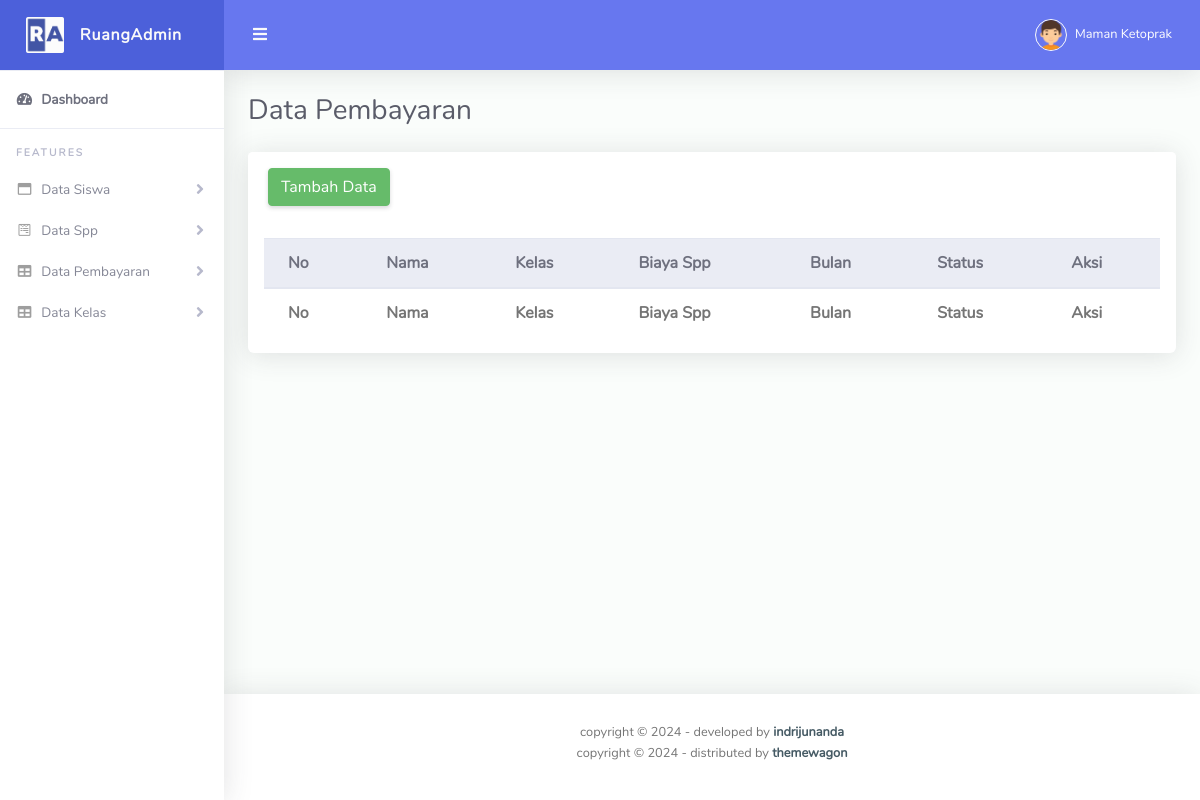
/admin/pembayaran.php (signed in), run on an earlier commit of the app's database.
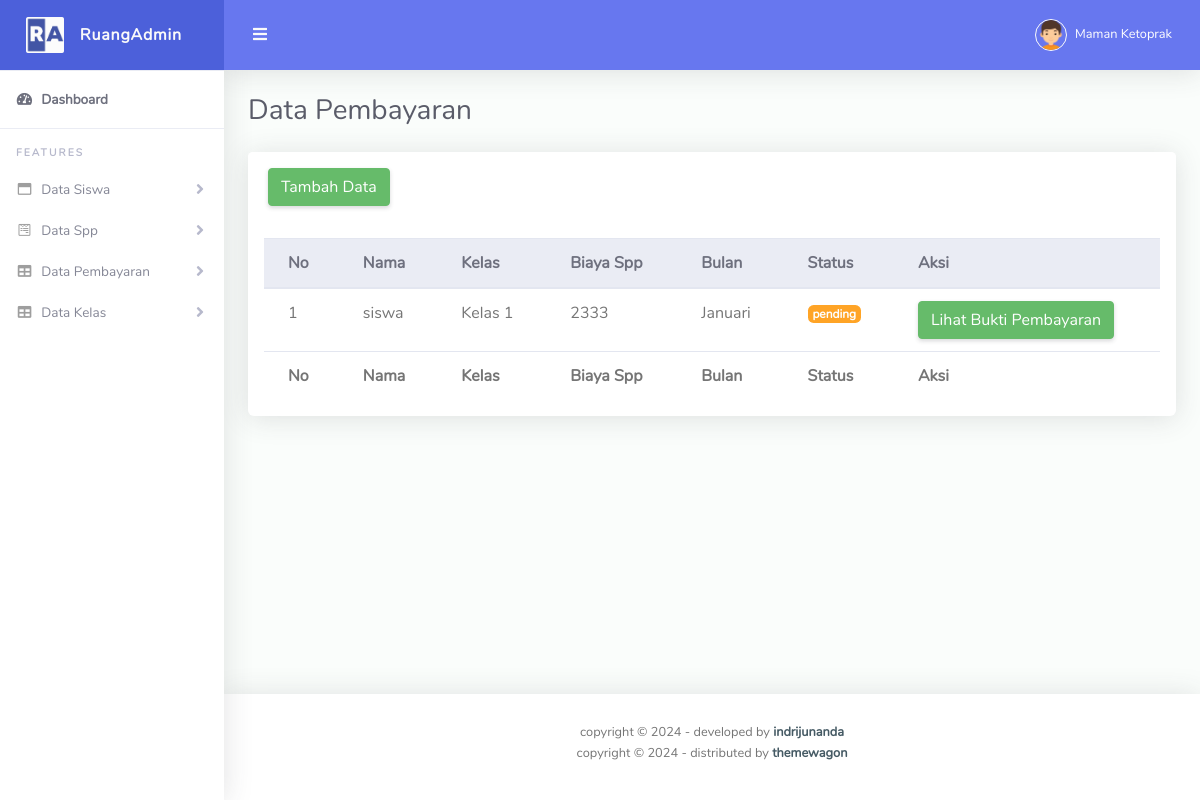
And on a later commit of the database.
### tables this page shows
CREATE TABLE `pembayaran_221043` (
  `id_221043` int(11) NOT NULL,
  `siswa_id_221043` int(11) DEFAULT NULL,
  `spp_id_221043` int(11) DEFAULT NULL,
  `tanggal_bayar_221043` date DEFAULT NULL,
  `bukti_pembayaran_221043` varchar(255) DEFAULT NULL,
  `bulan_221043` varchar(255) NOT NULL,
  `status_221043` enum('pending','lunas') DEFAULT 'pending'
);

CREATE TABLE `siswa_221043` (
  `id_221043` int(11) NOT NULL,
  `nama_221043` varchar(255) NOT NULL,
  `username_221043` varchar(255) NOT NULL,
  `id_kelas_221043` int(11) NOT NULL,
  `alamat_221043` text DEFAULT NULL,
  `orangtua_id_221043` int(11) DEFAULT NULL,
  `password_221043` varchar(255) NOT NULL
);

CREATE TABLE `kelas_221043` (
  `id_221043` int(11) NOT NULL,
  `kelas_221043` varchar(255) NOT NULL
);

CREATE TABLE `spp_221043` (
  `id_221043` int(11) NOT NULL,
  `id_kelas_221043` int(11) NOT NULL,
  `biaya_221043` decimal(10,0) NOT NULL
);

### admin/pembayaran.php (the view, shortened to what the changed rows need)
<?php
include '../koneksi.php';
?>
<!DOCTYPE html>
<html lang="en">
<head>
  <link href="../assets/vendor/fontawesome-free/css/all.min.css" rel="stylesheet" type="text/css">
  <link href="../assets/vendor/bootstrap/css/bootstrap.min.css" rel="stylesheet" type="text/css">
  <link href="../assets/css/ruang-admin.min.css" rel="stylesheet">
  <link href="../assets/vendor/datatables/dataTables.bootstrap4.min.css" rel="stylesheet">
</head>
<body id="page-top">
  <div id="wrapper">
    <div id="content-wrapper" class="d-flex flex-column">
      <div id="content">
        <div class="container-fluid" id="container-wrapper">
          <div class="d-sm-flex align-items-center justify-content-between mb-4">
            <h1 class="h3 mb-0 text-gray-800">Data Pembayaran</h1>
          </div>
          <div class="row">
            <div class="col-lg-12">
              <div class="card mb-4">
                <div class="table-responsive p-3">
                  <table class="table align-items-center table-flush" id="dataTable">
                    <thead class="thead-light">
                      <tr>
                        <th>No</th>
                        <th>Nama</th>
                        <th>Kelas</th>
                        <th>Biaya Spp</th>
                        <th>Bulan</th>
                        <th>Status</th>
                        <th>Aksi</th>
                      </tr>
                    </thead>
                    <tfoot>
                      <tr>
                        <th>No</th>
                        <th>Nama</th>
                        <th>Kelas</th>
                        <th>Biaya Spp</th>
                        <th>Bulan</th>
                        <th>Status</th>
                        <th>Aksi</th>
                      </tr>
                    </tfoot>
                    <tbody>
                    <?php
                    $no = 1;
                    $tampil = mysqli_query($koneksi, "SELECT
                                                          pembayaran_221043.*,
                                                          siswa_221043.nama_221043 AS nama_siswa,
                                                          spp_221043.biaya_221043 AS biaya_spp,
                                                          kelas_221043.kelas_221043 AS kelas
                                                      FROM
                                                          pembayaran_221043
                                                      JOIN
                                                          siswa_221043 ON pembayaran_221043.siswa_id_221043 = siswa_221043.id_221043
                                                      JOIN
                                                          kelas_221043 ON siswa_221043.id_kelas_221043 = kelas_221043.id_221043
                                                      JOIN
                                                          spp_221043 ON siswa_221043.id_kelas_221043 = spp_221043.id_kelas_221043
                                                      ");
                    while($data = mysqli_fetch_array($tampil)):
                    ?>
                      <tr>
                        <td><?= $no++ ?></td>
                        <td><?= $data['nama_siswa'] ?></td>
                        <td><?= $data['kelas'] ?></td>
                        <td><?= $data['biaya_spp'] ?></td>
                        <td><?= $data['bulan_221043'] ?></td>
                        <td>
                        <?php if ($data['status_221043'] == 'pending'): ?>
                          <span class="badge badge-warning"><?= $data['status_221043'] ?></span>
                        <?php else: ?>
                          <span class="badge badge-success"><?= $data['status_221043'] ?></span>
                        <?php endif; ?>
                      </td>
                        <td>
                            <a class="btn btn-success" href="">Lihat Bukti Pembayaran</a>
                        </td>
                      </tr>
                      <?php
                      endwhile;
                      ?>
                    </tbody>
                  </table>
                </div>
              </div>
            </div>
          </div>
        </div>
      </div>
    </div>
  </div>
</body>
</html>

What changed in the data, as far as the page shows it:
added pembayaran_221043: siswa_id_221043.nama_221043 "siswa", kelas_221043.kelas_221043 "Kelas 1", spp_id_221043.biaya_221043 "2333", bulan_221043 "Januari", status_221043 "pending"
